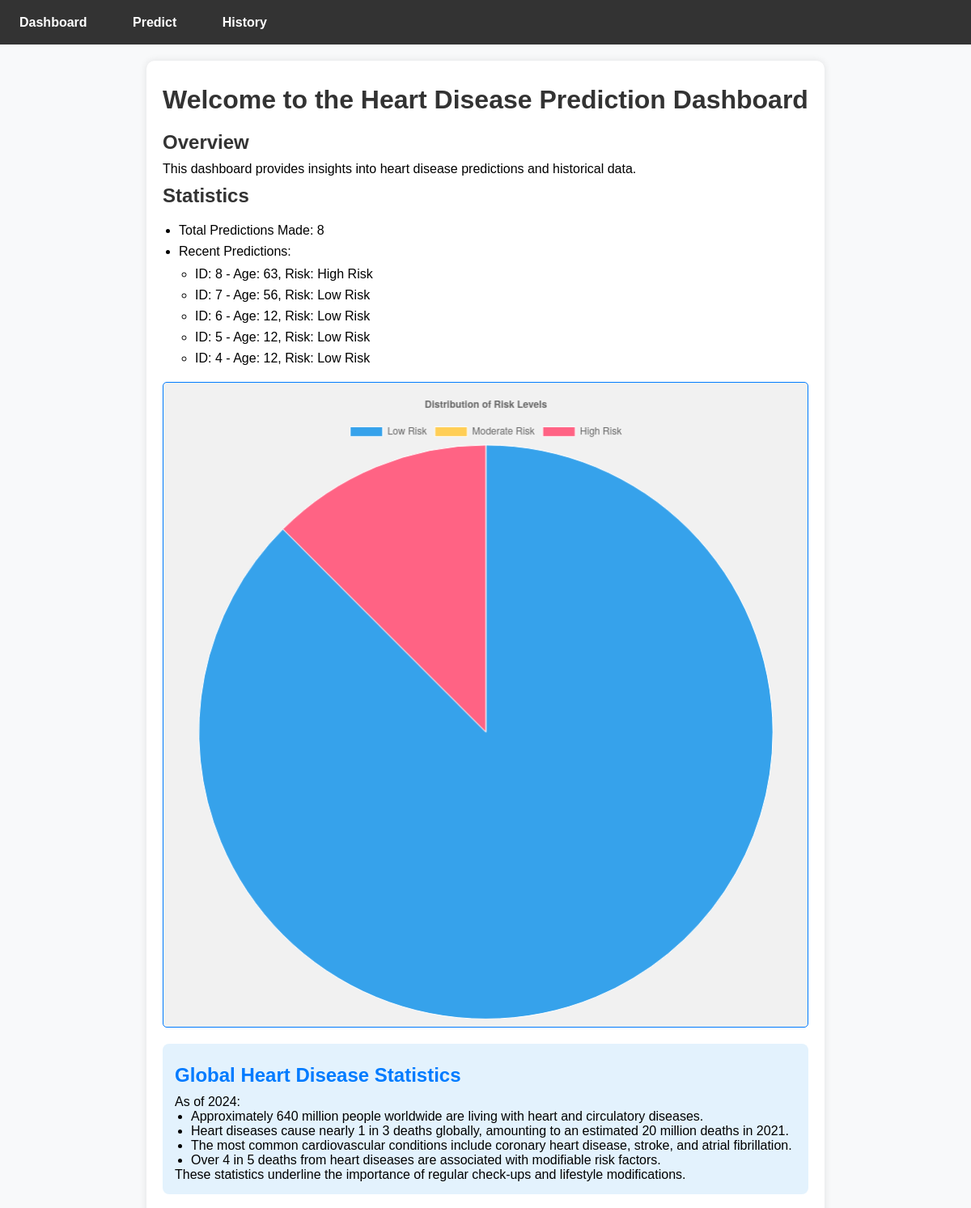
The app's page /dashboard (upper part), older data.
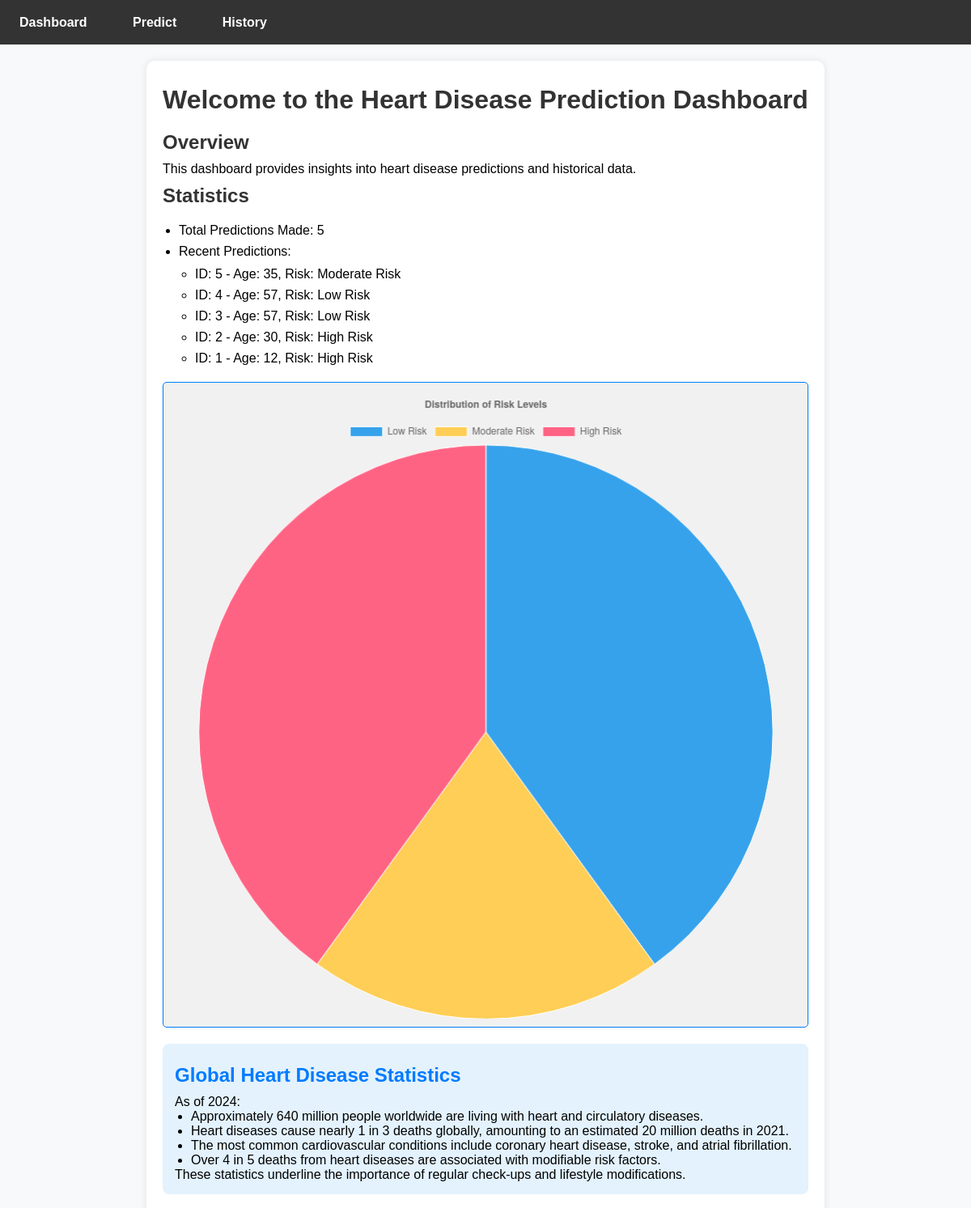
The same page, newer data.
### app.py (models this page shows, shortened)
class Prediction(db.Model):
    id = db.Column(db.Integer, primary_key=True)
    age = db.Column(db.Integer)
    chol = db.Column(db.Integer)
    trestbps = db.Column(db.Integer)
    thalach = db.Column(db.Integer)
    oldpeak = db.Column(db.Float)
    ca = db.Column(db.Integer)
    cp = db.Column(db.Integer)  # Ensure this line exists
    fbs = db.Column(db.Integer)
    restecg = db.Column(db.Integer)
    exang = db.Column(db.Integer)
    slope = db.Column(db.Integer)
    thal = db.Column(db.Integer)
    result = db.Column(db.String)

### app.py (the view)
@app.route('/dashboard')
def dashboard():
    total_predictions = Prediction.query.count()
    recent_predictions = Prediction.query.order_by(Prediction.id.desc()).limit(5).all()
    low_risk_count = Prediction.query.filter(Prediction.result == 'Low Risk').count()
    moderate_risk_count = Prediction.query.filter(Prediction.result == 'Moderate Risk').count()
    high_risk_count = Prediction.query.filter(Prediction.result == 'High Risk').count()
    return render_template('dashboard.html',
                           total_predictions=total_predictions,
                           recent_predictions=recent_predictions,
                           low_risk_count=low_risk_count,
                           moderate_risk_count=moderate_risk_count,
                           high_risk_count=high_risk_count)

### templates/dashboard.html (shortened to what this page needs)
<!DOCTYPE html>
<html lang="en">
<head>
    <link rel="stylesheet" href="{{ url_for('static', filename='styles.css') }}">
</head>
<body>
    <nav class="main-navbar">
        <ul>
            <li><a href="{{ url_for('dashboard') }}">Dashboard</a></li>
            <li><a href="{{ url_for('predict') }}">Predict</a></li>
            <li><a href="{{ url_for('history') }}">History</a></li>
        </ul>
    </nav>
    <div class="content">
        <h1>Welcome to the Heart Disease Prediction Dashboard</h1>
        <section class="overview">
            <h2>Overview</h2>
            <p>This dashboard provides insights into heart disease predictions and historical data.</p>
        </section>
        <section class="statistics">
            <h2>Statistics</h2>
            <ul>
                <li>Total Predictions Made: {{ total_predictions }}</li>
                <li>Recent Predictions:</li>
                <ul>
                    {% for prediction in recent_predictions %}
                    <li>ID: {{ prediction.id }} - Age: {{ prediction.age }}, Risk: {{ prediction.result }}</li>
                    {% endfor %}
                </ul>
            </ul>
        </section>
        <section class="chart-container">
            <canvas id="riskDistributionChart"></canvas>
        </section>
        <section class="global-statistics">
            <h2>Global Heart Disease Statistics</h2>
            <p>As of 2024:</p>
            <ul>
                <li>Approximately 640 million people worldwide are living with heart and circulatory diseases.</li>
                <li>Heart diseases cause nearly 1 in 3 deaths globally, amounting to an estimated 20 million deaths in 2021.</li>
                <li>The most common cardiovascular conditions include coronary heart disease, stroke, and atrial fibrillation.</li>
                <li>Over 4 in 5 deaths from heart diseases are associated with modifiable risk factors.</li>
            </ul>
            <p>These statistics underline the importance of regular check-ups and lifestyle modifications.</p>
        </section>
    </div>
    <script>
        // Your Chart.js code here
        const riskData = {
            labels: ['Low Risk', 'Moderate Risk', 'High Risk'],
            datasets: [{
                label: 'Risk Level Distribution',
                data: [{{ low_risk_count }}, {{ moderate_risk_count }}, {{ high_risk_count }}],
                backgroundColor: ['#36a2eb', '#ffce56', '#ff6384'],
                borderColor: '#fff',
                borderWidth: 1
            }]
        };
        const config = {
            type: 'pie',
            data: riskData,
            options: {
                responsive: true,
                plugins: {
                    legend: {
                        position: 'top',
                    },
                    title: {
                        display: true,
                        text: 'Distribution of Risk Levels'
                    }
                }
            },
        };
        const riskDistributionChart = new Chart(
            document.getElementById('riskDistributionChart'),
            config
        );
    </script>
</body>
</html>

Row changes from the older to the newer data that the page shows:
removed Prediction: id "8", age "63", result "High Risk"
removed Prediction: id "7", age "56", result "Low Risk"
removed Prediction: id "6", age "12", result "Low Risk"
changed Prediction id 5: age "12" → "35"; result "Low Risk" → "Moderate Risk"
changed Prediction id 4: age "12" → "57"
now on this page (row edited): Prediction: id "3", age "57", result "Low Risk"
now on this page (row edited): Prediction: id "2", age "30", result "High Risk"
now on this page (row edited): Prediction: id "1", age "12", result "High Risk"
Text that changed along with them:
{{ total_predictions }}: "8" → "5"
chart data {{ low_risk_count }}: 7 → 2
chart data {{ moderate_risk_count }}: 0 → 1
chart data {{ high_risk_count }}: 1 → 2
